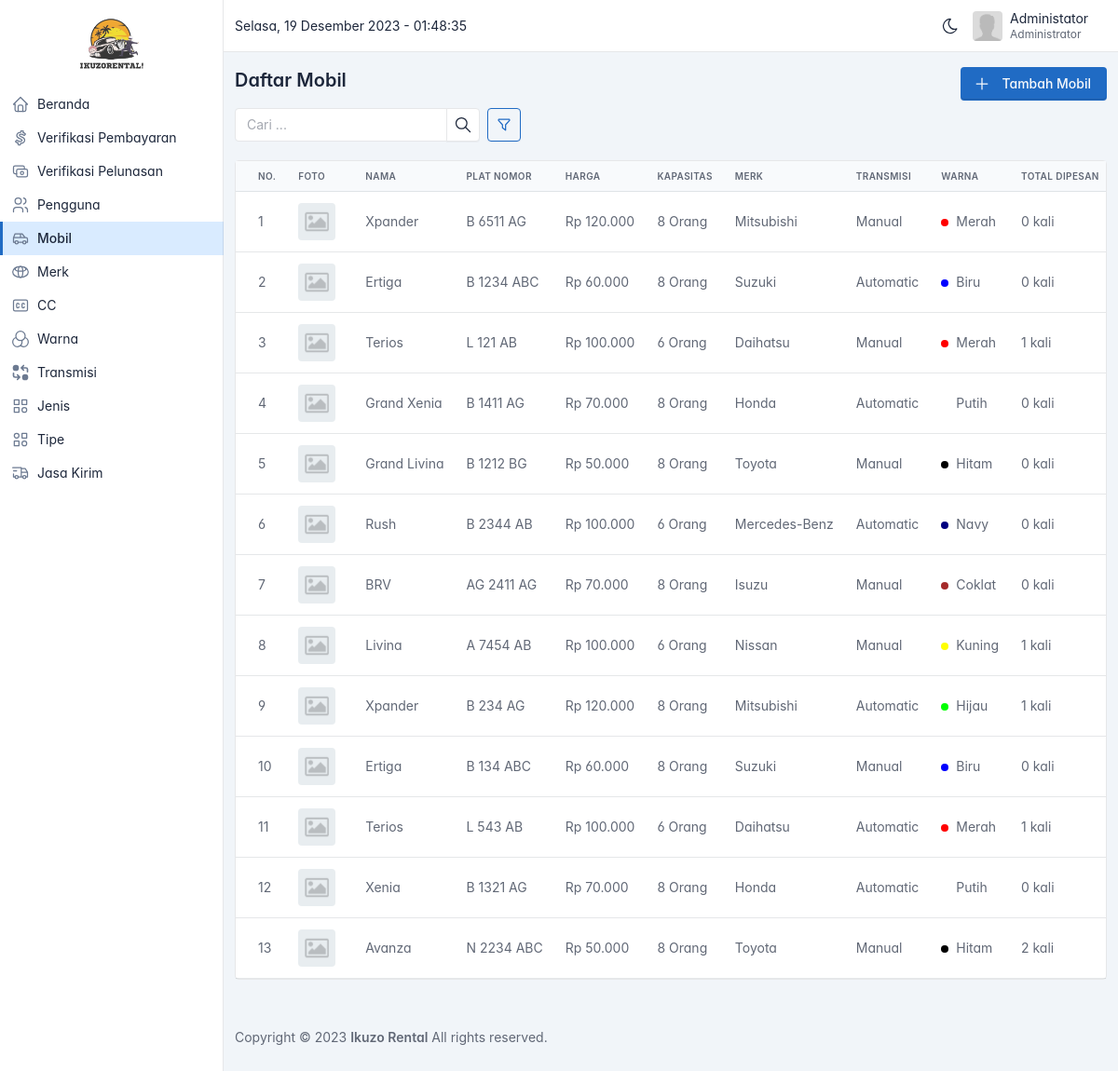
The page /admin/mobil.php (signed in) on the database its author committed.
### tables this page shows
CREATE TABLE `mobil` (
  `id` bigint(20) UNSIGNED NOT NULL,
  `agen_id` bigint(20) UNSIGNED NOT NULL,
  `merk_id` bigint(20) UNSIGNED NOT NULL,
  `jenis_id` bigint(20) UNSIGNED NOT NULL,
  `transmisi_id` bigint(20) UNSIGNED NOT NULL,
  `warna_id` bigint(20) UNSIGNED NOT NULL,
  `cc_id` bigint(20) UNSIGNED NOT NULL,
  `tipe_id` bigint(20) UNSIGNED NOT NULL,
  `nama` varchar(255) NOT NULL,
  `plat_nomor` varchar(255) NOT NULL,
  `tahun` varchar(255) DEFAULT NULL,
  `harga` bigint(20) NOT NULL,
  `kapasitas` int(11) NOT NULL,
  `foto` varchar(255) DEFAULT NULL,
  `status` varchar(255) NOT NULL DEFAULT 'available'
);

CREATE TABLE `merk_mobil` (
  `id` bigint(20) UNSIGNED NOT NULL,
  `nama` varchar(255) NOT NULL
);

CREATE TABLE `transmisi` (
  `id` bigint(20) UNSIGNED NOT NULL,
  `nama` varchar(255) NOT NULL
);

CREATE TABLE `warna` (
  `id` bigint(20) UNSIGNED NOT NULL,
  `nama` varchar(255) NOT NULL,
  `kode` varchar(255) NOT NULL
);

### helper/helpers.php (called while the page is built, shortened)
<?php
function asset($path)
{
  $request_uri = $_SERVER['REQUEST_URI'];
  $array = explode('/', $request_uri);
  $app_url = $array[0] . '/' . $array[1];
  return $app_url . '/assets/' . $path;
}
function format_rupiah($angka)
{
  $hasil_rupiah = "Rp " . number_format($angka, 0, ',', '.');
  return $hasil_rupiah;
}

### admin/mobil.php (the view, shortened to what this page needs)
<?php
include('partials/header.php');
$sortables = [
  'total_dipesan' => 'Total Dipesan',
  'nama' => 'Nama',
  'harga' => 'Harga',
  'kapasitas' => 'Kapasitas',
  'tahun' => 'Tahun',
  'status' => 'Status',
  'merk_id' => 'Merk',
  'jenis_id' => 'Jenis',
  'transmisi_id' => 'Transmisi',
  'warna_id' => 'Warna',
  'cc_id' => 'CC',
  'tipe_id' => 'Tipe',
];
$query = "
  SELECT
    mobil.*,
    merk_mobil.nama AS merk,
    jenis_mobil.nama AS jenis,
    transmisi.nama AS transmisi,
    warna.nama AS warna,
    warna.kode AS kode_warna,
    IFNULL(COUNT(transaksi.id), 0) AS total_dipesan
  FROM mobil
  JOIN merk_mobil ON merk_mobil.id = mobil.merk_id
  JOIN jenis_mobil ON jenis_mobil.id = mobil.jenis_id
  JOIN transmisi ON transmisi.id = mobil.transmisi_id
  JOIN warna ON warna.id = mobil.warna_id
  LEFT JOIN transaksi ON transaksi.mobil_id = mobil.id
  WHERE 1
";
$query .= " GROUP BY mobil.id";
if (isParamsExist(['sortby'])) {
  if (!array_key_exists($_GET['sortby'], $sortables)) {
    $_GET['sortby'] = 'id';
  } else {
    $sortby = $_GET['sortby'];
  }
  $order = getValidOrder($_GET['order'] ?? 'ASC');
  $query .= " ORDER BY $sortby $order";
} else {
  $query .= " ORDER BY id DESC";
}
$result = $conn->query($query);
$cars = $result->fetch_all(MYSQLI_ASSOC);
?>
<div class="page-header d-print-none mt-2">
  <div class="container-xl">
    <div class="row g-2 align-items-center">
      <div class="col">
        <h3 class="page-title">
          Daftar Mobil
        </h3>
      </div>
      <div class="col-auto ms-auto d-print-none mt-3">
        <div class="btn-list d-flex">
          <a href="tambah-mobil.php" class="btn btn-primary d-none d-sm-inline-block" id="btnAdd">
            Tambah Mobil
          </a>
        </div>
      </div>
    </div>
    <div class="row g-2 align-items-center">
      <div class="col col-sm-8 col-md-6 col-xl-4 mt-3 d-flex">
        <div class="input-group me-2">
          <input type="text" class="form-control" placeholder="Cari ..." id="inputSearch" value="<?= $_GET['q'] ?? '' ?>">
          <button class="btn btn-icon" type="button" id="btnSearch">
          </button>
        </div>
        <a href="#" class="btn btn-outline-primary btn-icon" data-bs-toggle="modal" data-bs-target="#modal-option">
        </a>
      </div>
    </div>
  </div>
</div>
<div class="page-body">
  <div class="container-xl">
    <div class="row">
      <div class="col">
        <div class="card">
          <div class="table-responsive">
            <table class="table card-table table-vcenter text-nowrap datatable">
              <thead>
                <tr>
                  <th>No.</th>
                  <th>Foto</th>
                  <th>Nama</th>
                  <th>Plat Nomor</th>
                  <th>Harga</th>
                  <th>Kapasitas</th>
                  <th>Merk</th>
                  <th>Transmisi</th>
                  <th>Warna</th>
                  <th>Total Dipesan</th>
                </tr>
              </thead>
              <tbody>
                <?php foreach ($cars as $index => $car) : ?>
                  <tr class="text-muted">
                    <td>
                      <?= $index + 1 ?>
                    </td>
                    <td>
                      <a class="avatar me-2 image-preview cursor-pointer" data-fslightbox="image-<?= $index + 1 ?>" href="<?= asset($car['foto'] != '' ? $car['foto'] : 'images/default.png') ?>" style="background-image: url(<?= asset($car['foto'] != '' ? $car['foto'] : 'images/default.png') ?>)">
                      </a>
                    </td>
                    <td>
                      <span <?= add_title_tooltip($car['nama'], 24) ?>>
                        <?= mb_strimwidth($car['nama'], 0, 24, '...') ?>
                      </span>
                    </td>
                    <td>
                      <span <?= add_title_tooltip($car['plat_nomor'], 24) ?>>
                        <?= mb_strimwidth($car['plat_nomor'], 0, 24, '...') ?>
                      </span>
                    </td>
                    <td>
                      <?= format_rupiah($car['harga']) ?>
                    </td>
                    <td>
                      <?= $car['kapasitas'] ?> Orang
                    </td>
                    <td>
                      <?= $car['merk'] ?>
                    </td>
                    <td>
                      <?= $car['transmisi'] ?>
                    </td>
                    <td>
                      <span class="badge me-1" style="background-color: <?= $car['kode_warna'] ?>;"></span>
                      <?= $car['warna'] ?>
                    </td>
                    <td>
                      <?= $car['total_dipesan'] ?> kali
                    </td>
                  </tr>
                <?php endforeach ?>
              </tbody>
            </table>
          </div>
        </div>
      </div>
    </div>
  </div>
</div>
<?php include('partials/footer.php') ?>

### admin/partials/header.php (style rules this page uses)
body { font-feature-settings: "cv03", "cv04", "cv11"; }

### admin/mobil.php (style rules this page uses)
.image-preview { background-color: transparent; }

### rows shown on the page
mobil: nama "Xpander", plat_nomor "B 6511 AG", harga "Rp 120.000", kapasitas "8", merk.nama "Mitsubishi", transmisi.nama "Manual", warna.nama "Merah", total_dipesan "0"
mobil: nama "Ertiga", plat_nomor "B 1234 ABC", harga "Rp 60.000", kapasitas "8", merk.nama "Suzuki", transmisi.nama "Automatic", warna.nama "Biru", total_dipesan "0"
mobil: nama "Terios", plat_nomor "L 121 AB", harga "Rp 100.000", kapasitas "6", merk.nama "Daihatsu", transmisi.nama "Manual", warna.nama "Merah", total_dipesan "1"
mobil: nama "Grand Xenia", plat_nomor "B 1411 AG", harga "Rp 70.000", kapasitas "8", merk.nama "Honda", transmisi.nama "Automatic", warna.nama "Putih", total_dipesan "0"
mobil: nama "Grand Livina", plat_nomor "B 1212 BG", harga "Rp 50.000", kapasitas "8", merk.nama "Toyota", transmisi.nama "Manual", warna.nama "Hitam", total_dipesan "0"
mobil: nama "Rush", plat_nomor "B 2344 AB", harga "Rp 100.000", kapasitas "6", merk.nama "Mercedes-Benz", transmisi.nama "Automatic", warna.nama "Navy", total_dipesan "0"
mobil: nama "BRV", plat_nomor "AG 2411 AG", harga "Rp 70.000", kapasitas "8", merk.nama "Isuzu", transmisi.nama "Manual", warna.nama "Coklat", total_dipesan "0"
mobil: nama "Livina", plat_nomor "A 7454 AB", harga "Rp 100.000", kapasitas "6", merk.nama "Nissan", transmisi.nama "Manual", warna.nama "Kuning", total_dipesan "1"
mobil: nama "Xpander", plat_nomor "B 234 AG", harga "Rp 120.000", kapasitas "8", merk.nama "Mitsubishi", transmisi.nama "Automatic", warna.nama "Hijau", total_dipesan "1"
mobil: nama "Ertiga", plat_nomor "B 134 ABC", harga "Rp 60.000", kapasitas "8", merk.nama "Suzuki", transmisi.nama "Manual", warna.nama "Biru", total_dipesan "0"
mobil: nama "Terios", plat_nomor "L 543 AB", harga "Rp 100.000", kapasitas "6", merk.nama "Daihatsu", transmisi.nama "Automatic", warna.nama "Merah", total_dipesan "1"
mobil: nama "Xenia", plat_nomor "B 1321 AG", harga "Rp 70.000", kapasitas "8", merk.nama "Honda", transmisi.nama "Automatic", warna.nama "Putih", total_dipesan "0"
mobil: nama "Avanza", plat_nomor "N 2234 ABC", harga "Rp 50.000", kapasitas "8", merk.nama "Toyota", transmisi.nama "Manual", warna.nama "Hitam", total_dipesan "2"

### other values the page prints
mb_strimwidth($_SESSION['user']['nama'], 0, 24, '...') "Administator"
$_SESSION['user']['role'] "Administrator"
